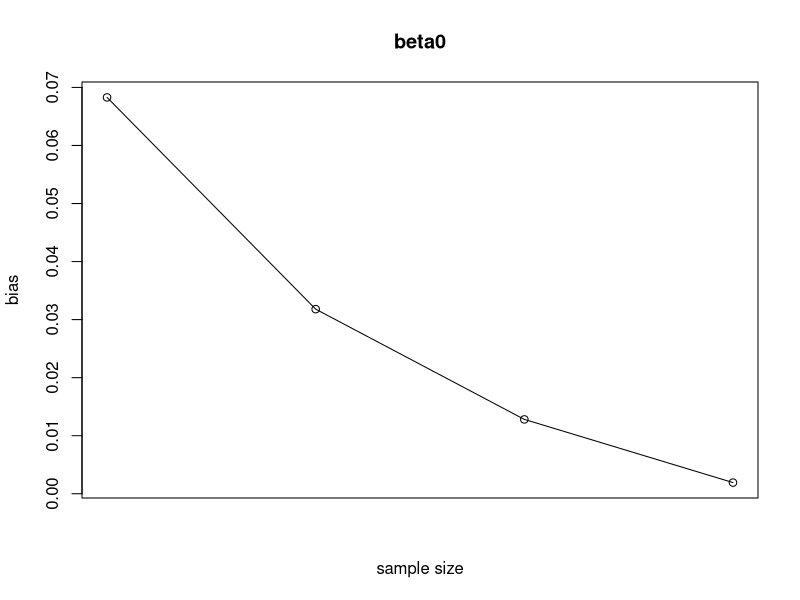
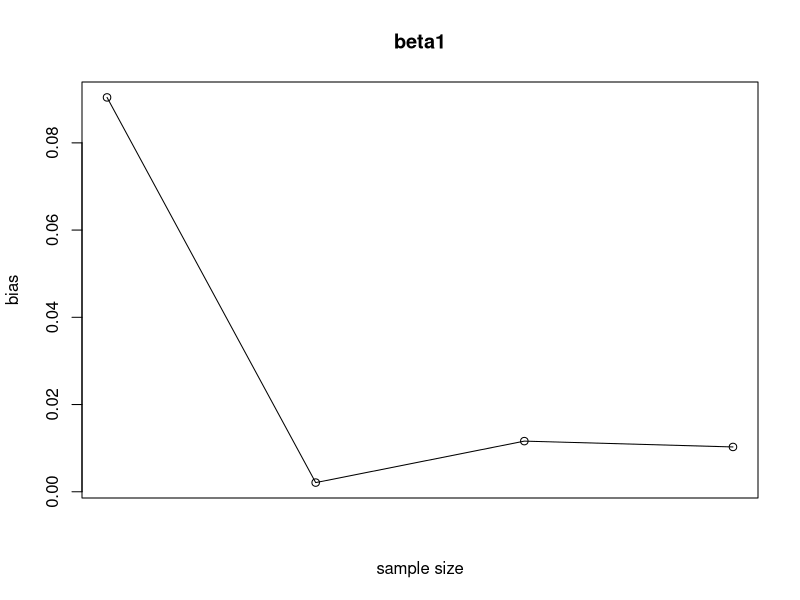
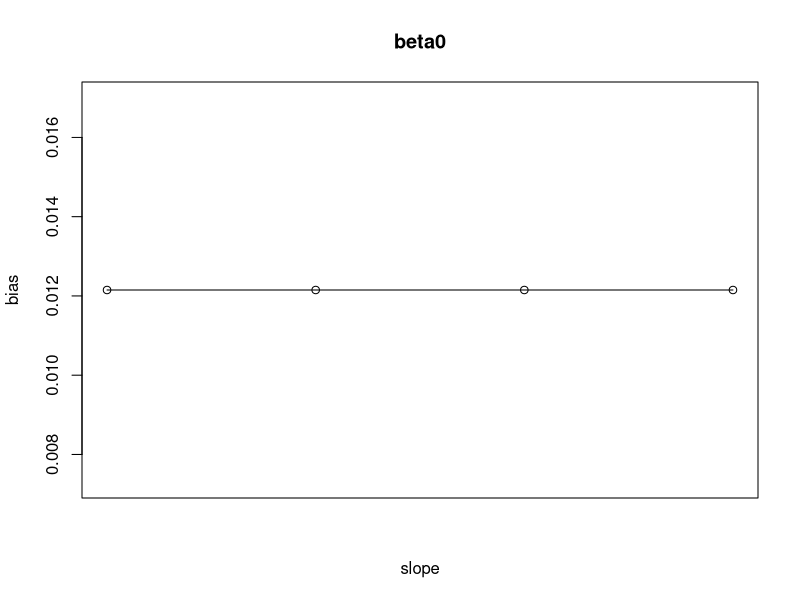
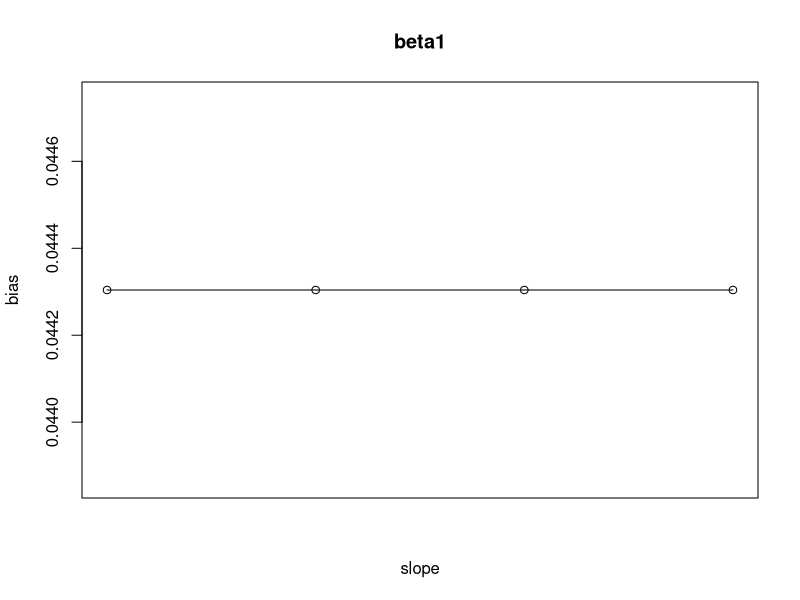
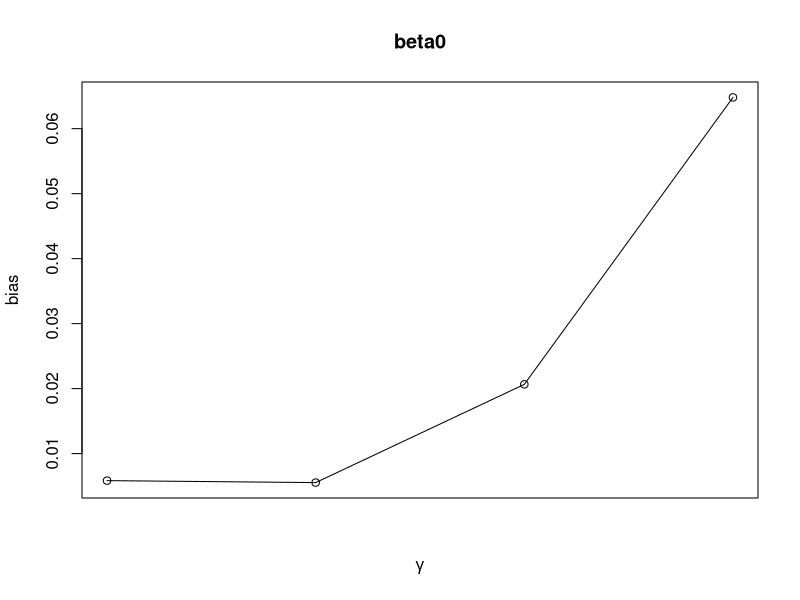
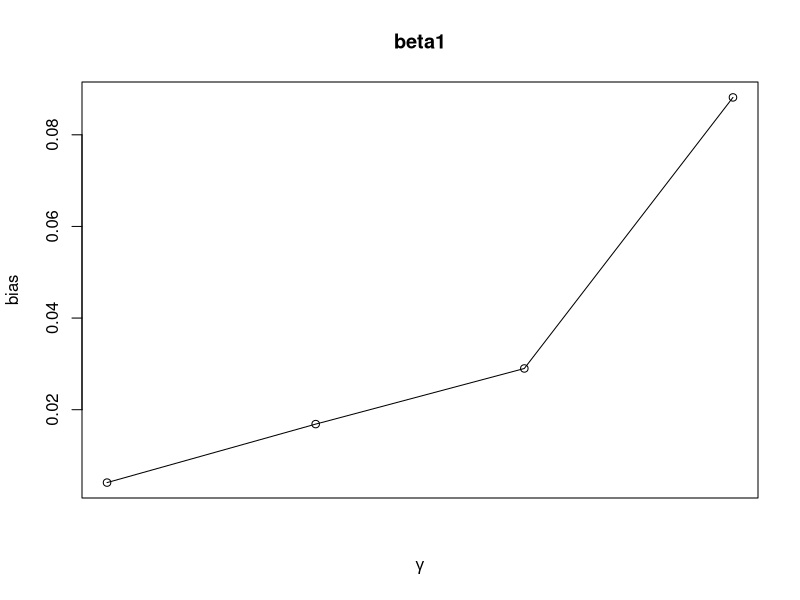
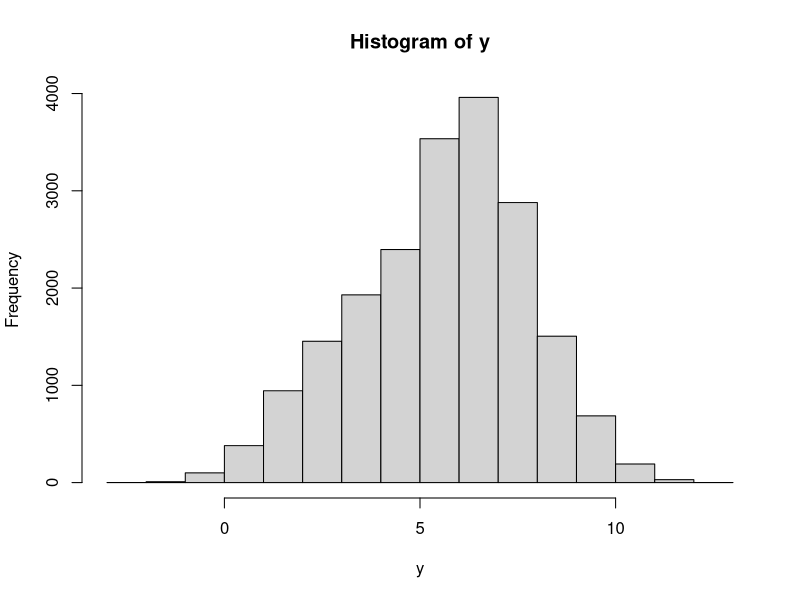
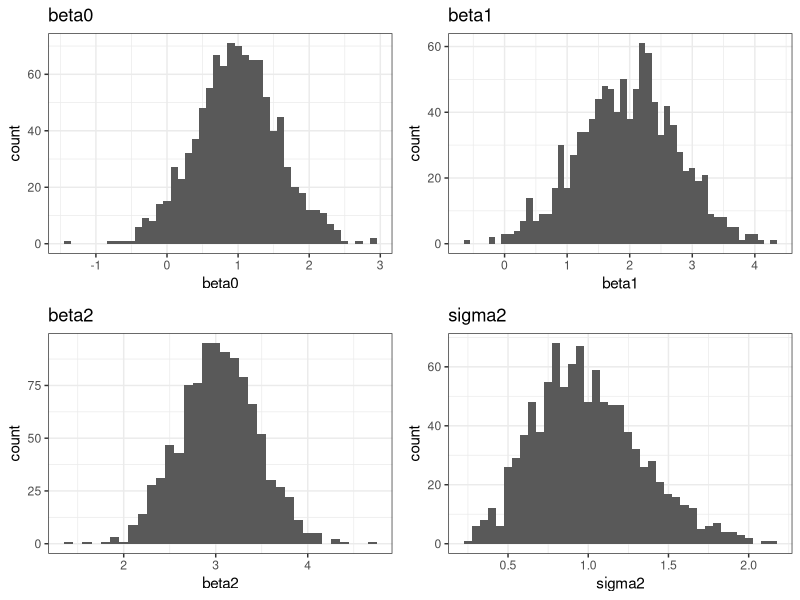

The R source for these figures, in order:
## ---- chunk 1
#we keep Level of heterogeneity gamma=1, slope beta1=1, intercept beta0=2

n<-c(10,25,50,100)
R<-100
beta<-matrix(0,R,8)
colnames(beta)<-c('beta0_10','beta1_10','beta0_25','beta1_25','beta0_50','beta1_50','beta0_100','beta1_100')

set.seed(125)
for (l in 1:R) {
x10<-rnorm(n[1])
x25<-rnorm(n[2])
x50<-rnorm(n[3])
x100<-rnorm(n[4])

e10<-sqrt(exp(x10))
e25<-sqrt(exp(x25))
e50<-sqrt(exp(x50))
e100<-sqrt(exp(x100))


resid10<-1:10
for (i in 1:10) {
  resid10[i]<-rnorm(n=1,mean=0,sd=e10[i])
}
resid25<-1:25
for (i in 1:25) {
  resid25[i]<-rnorm(n=1,mean=0,sd=e25[i])
}
resid50<-1:50
for (i in 1:50) {
  resid50[i]<-rnorm(n=1,mean=0,sd=e50[i])
}
resid100<-1:100
for (i in 1:100) {
  resid100[i]<-rnorm(n=1,mean=0,sd=e100[i])
}

y10<-2+x10+resid10
y25<-2+x25+resid25
y50<-2+x50+resid50
y100<-2+x100+resid100

reg10<-lm(y10~x10)
reg25<-lm(y25~x25)
reg50<-lm(y50~x50)
reg100<-lm(y100~x100)
reg<-c(reg10$coefficients,reg25$coefficients,reg50$coefficients,reg100$coefficients)
beta[l,]<-reg
}
means<- apply(beta, 2, mean)
bias <- means - c(rep(c(2,1),4))
(sample<- rbind(means, bias))
plot(x=c(1,2,3,4) ,abs(sample[2,seq(1,7,2)]),xaxt='n',main='beta0',ylab = 'bias',xlab='sample size')
lines(x=c(1,2,3,4) ,abs(sample[2,seq(1,7,2)]))
plot(x=c(1,2,3,4) ,abs(sample[2,seq(2,8,2)]),xaxt='n',main='beta1',ylab = 'bias',xlab='sample size')
lines(x=c(1,2,3,4) ,abs(sample[2,seq(2,8,2)]))
## ---- chunk 2
#we keep Level of heterogeneity gamma=1,sample size n=100, intercept beta0=2
beta1<-c(0, 0.5, 1, 2)
n=100
R=100
betabeta<-matrix(0,R,8)

set.seed(124)
for (l in 1:R) {

x<-rnorm(n)
e<-sqrt(exp(x))
resid<-1:n

for (i in 1:n) {
  resid[i]<-rnorm(n=1,mean=0,sd=e[i])
}
y<-matrix(0,n,4)
for (i in 1:4) {
  y[,i]<-2+beta1[i]*x+resid
}

betalist<-list(1,2,3,4)
for (i in 1:4) {
  betalist[[i]]<-lm(y[,i]~x)
}

betabeta[l,]<-c(betalist[[1]]$coefficients,betalist[[2]]$coefficients,betalist[[3]]$coefficients,betalist[[4]]$coefficients)
}
means<- apply(betabeta, 2, mean)
bias <- means - c(2,0,2,0.5,2,1,2,2)
(slope<- rbind(means, bias))

plot(x=c(1,2,3,4) ,abs(slope[2,seq(1,7,2)]),xaxt='n',main='beta0',ylab = 'bias',xlab='slope')
lines(x=c(1,2,3,4) ,abs(slope[2,seq(1,7,2)]))
plot(x=c(1,2,3,4) ,abs(slope[2,seq(2,8,2)]),xaxt='n',main='beta1',ylab = 'bias',xlab='slope')
lines(x=c(1,2,3,4) ,abs(slope[2,seq(2,8,2)]))
## ---- chunk 3
#we keep slope beta1=1,sample size n=100, intercept beta0=2
gamma1<-c(0, 0.5, 1, 2)
n=100
R=100
gammagamma<-matrix(0,R,8)

set.seed(125)
for (l in 1:R) {
x<-rnorm(n)

e<-matrix(0,n,4)
for (i in 1:4) {
  e[,i]<-exp(gamma1[i]*x)
}

y<-matrix(0,n,4)
for (i in 1:4) {
  for (j in 1:n) {
    y[j,i] <-2+x[j]+rnorm(n=1,mean=0,sd=sqrt(e[j,i]))
     }
}

gammalist<-list(1,2,3,4)
for (i in 1:4) {
  gammalist[[i]]<-lm(y[,i]~x)
}

gammagamma[l,]<-c(gammalist[[1]]$coefficients,gammalist[[2]]$coefficients,gammalist[[3]]$coefficients,gammalist[[4]]$coefficients)
}

means<- apply(gammagamma, 2, mean)
bias <- means - rep(c(2,1),4)
(gamma<- rbind(means, bias))

plot(x=c(1,2,3,4) ,abs(gamma[2,seq(1,7,2)]),xaxt='n',main='beta0',ylab = 'bias',xlab=expression(gamma))
lines(x=c(1,2,3,4) ,abs(gamma[2,seq(1,7,2)]))
plot(x=c(1,2,3,4) ,abs(gamma[2,seq(2,8,2)]),xaxt='n',main='beta1',ylab = 'bias',xlab=expression(gamma))
lines(x=c(1,2,3,4) ,abs(gamma[2,seq(2,8,2)]))
## ---- chunk 4
n=20
set.seed(123)
x1<-runif(n)
x2<-runif(n,0,2)

beta0=1
beta1=2
beta2=3

R=1000
y<-c()
for (i in 1:R) {
  e<-rnorm(n)
  y<-c(y,beta0+beta1*x1+beta2*x2+e)
}
hist(y)
## ---- chunk 5
yy<-matrix(y,n,R)

cf<-matrix(0,R,3)
sigma2<-1:R
for (i in 1:R) {
  reg<-lm(yy[,i]~x1+x2)
  cf[i,]<-coef(reg)
  sigma2[i]<-(summary(reg)$sigma)^2
}
cf<-cbind(cf,sigma2)
colnames(cf)<-c('beta0','beta1','beta2','sigma2')
cf<-data.frame(cf)

library(ggplot2)
p1<-ggplot(cf)+geom_histogram(aes(beta0),binwidth = 0.1)+theme_bw()+labs(title = 'beta0')
p2<-ggplot(cf)+geom_histogram(aes(beta1),binwidth = 0.1)+theme_bw()+labs(title = 'beta1')
p3<-ggplot(cf)+geom_histogram(aes(beta2),binwidth = 0.1)+theme_bw()+labs(title = 'beta2')
p4<-ggplot(cf)+geom_histogram(aes(sigma2),binwidth = 0.05)+theme_bw()+labs(title = 'sigma2')
library(gridExtra)
grid.arrange(p1, p2, p3, p4, ncol=2)
## ---- chunk 6
(mean<-apply(cf,2,mean))

(std<-apply(cf,2,sd))

## ---- chunk 7
library(MASS)

loc.mix <- function(n, p, mu1, mu2, Sigma) {
#generate sample from BVN location mixture
n1 <- rbinom(1, size = n, prob = p)
n2 <- n - n1
x1 <- mvrnorm(n1, mu = mu1, Sigma)
x2 <- mvrnorm(n2, mu = mu2, Sigma)
X <- rbind(x1, x2) #combine the samples
return(X[sample(1:n), ]) #mix them
}

set.seed(123)
p1<-seq(1/16-1/32,1,1/16)
n=1000

y<-matrix(0,nrow = n,ncol = 16)
for (i in 1:length(p1)) {
    y[,i]<-loc.mix(n,p1[i],mu1=0,mu2=3,Sigma = 1)
}

colnames(y)<-as.character(p1)
y<-data.frame(y)
library(tidyr)
library(dplyr)
y<-y%>%
  gather(p1,y)%>%
  mutate(p1=as.factor(substr(p1,2,100)))

set.seed(123)
hist(loc.mix(n,0.75,mu1=0,mu2=3,Sigma = 1),main = 'histogram when p1=0.75',nclass = 40)
library(ggplot2)
ggplot(y)+geom_histogram(aes(y),binwidth = 0.25)+facet_wrap(~p1,nrow=4)+theme_bw()+labs(title = 'histograms of different p1')
